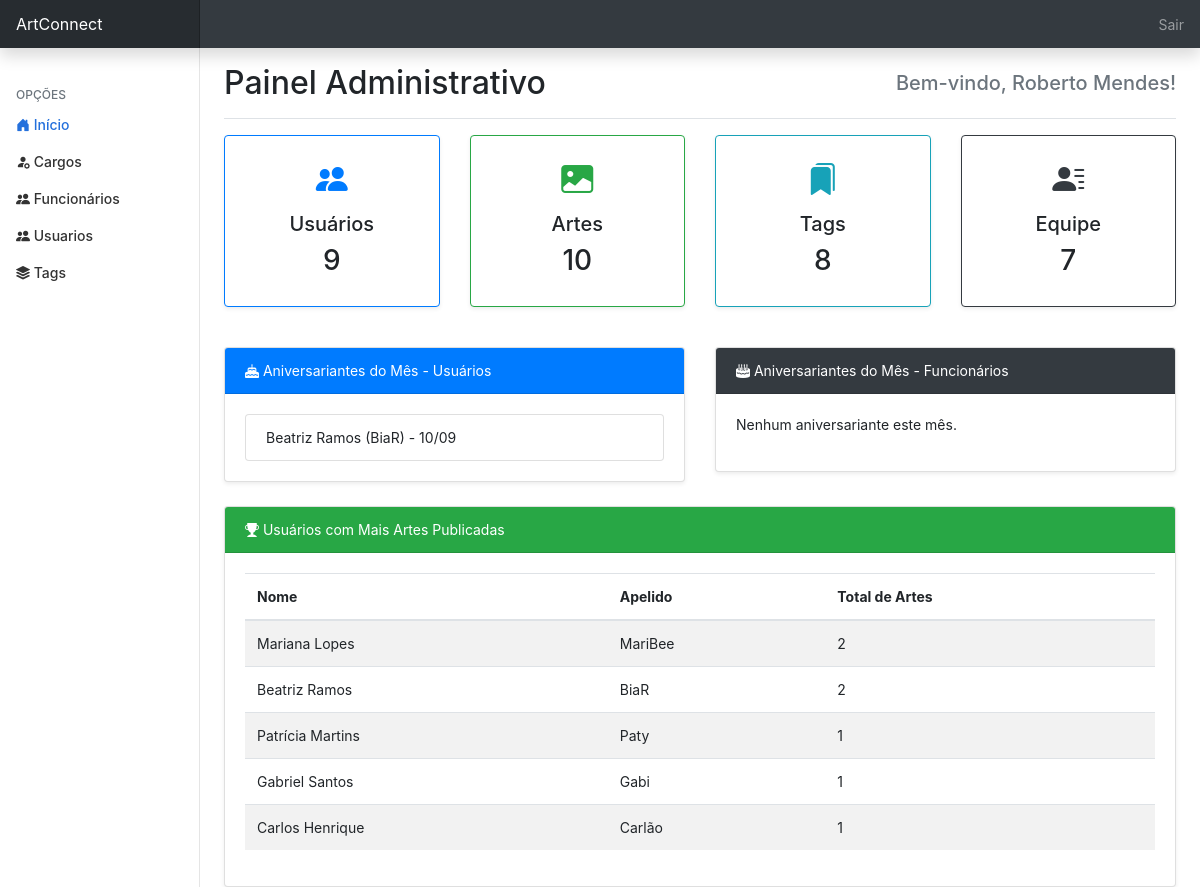
Page /admin/admin.php (signed in) on the committed database.
### tables this page shows
CREATE TABLE IF NOT EXISTS `usuarios` (
  `id` int(11) NOT NULL AUTO_INCREMENT,
  `nome` varchar(100) NOT NULL,
  `nome_social` varchar(100) DEFAULT NULL,
  `email` varchar(100) NOT NULL,
  `senha` varchar(255) NOT NULL,
  `tipo` bit(1) NOT NULL,
  `cpf` varchar(14) NOT NULL,
  `rg` varchar(20) DEFAULT NULL,
  `data_nascimento` date DEFAULT NULL,
  `foto` varchar(255) DEFAULT NULL,
  `status` bit(1) NOT NULL,
  `data_cadastro` datetime NOT NULL,
  `apelido` varchar(50) DEFAULT NULL,
  `sexo` char(1) DEFAULT NULL,
  `descricao` text DEFAULT NULL,
  `cidade` varchar(40) NOT NULL,
  `estado` char(2) NOT NULL,
  `rede_artista` int(11) DEFAULT NULL,
  PRIMARY KEY (`id`),
  UNIQUE KEY `unique_email` (`email`),
  UNIQUE KEY `unique_cpf` (`cpf`),
  KEY `fk_usuario_contato` (`rede_artista`)
);

### admin/admin.php (the view, shortened to what this page needs)
<?php
require_once '../conexao.php';
function contarRegistros($conexao, $tabela) {
    $sql = "SELECT COUNT(*) AS total FROM $tabela";
    $resultado = $conexao->query($sql);
    if ($resultado) {
        $linha = $resultado->fetch_assoc();
        return $linha['total'];
    }
    return 0;
}
$totalUsuarios = contarRegistros($conexao, "usuarios");
$totalArtes = contarRegistros($conexao, "artes");
$totalTags = contarRegistros($conexao, "tags");
$totalFuncionarios = contarRegistros($conexao, "funcionario");
$aniversariantesUsuarios = [];
$sql = "SELECT nome, apelido, data_nascimento
        FROM usuarios
        WHERE MONTH(data_nascimento) = MONTH(CURDATE())
        ORDER BY DAY(data_nascimento)";
$res = $conexao->query($sql);
if ($res) {
    while ($row = $res->fetch_assoc()) {
        $aniversariantesUsuarios[] = $row;
    }
}
$aniversariantesFuncionarios = [];
$topPublicadores = [];
$sql = "SELECT u.nome, u.apelido, COUNT(a.id) AS total_artes
        FROM usuarios u
        INNER JOIN artes a ON a.artista_id = u.id
        GROUP BY u.id
        ORDER BY total_artes DESC
        LIMIT 5";
$res = $conexao->query($sql);
if ($res) {
    while ($row = $res->fetch_assoc()) {
        $topPublicadores[] = $row;
    }
}
?>
<!doctype html>
<html lang="pt-br">
<head>
  <link rel="stylesheet" href="https://stackpath.bootstrapcdn.com/bootstrap/4.1.3/css/bootstrap.min.css">
  <link rel="stylesheet" href="https://cdn.jsdelivr.net/npm/bootstrap-icons@1.11.3/font/bootstrap-icons.min.css">
  <link href="../css/dashboard.css" rel="stylesheet">
</head>
<body>
<?php include 'topo.php'; ?>
<div class="container-fluid">
  <div class="row">
    <?php include 'navegacao.php'; ?>
    <main class="ml-auto col-lg-10 px-md-4">
      <div class="d-flex justify-content-between flex-wrap flex-md-nowrap align-items-center pt-3 pb-2 mb-3 border-bottom">
        <h1 class="h2">Painel Administrativo</h1>
        <h5 class="text-muted">Bem-vindo, <?php echo $_SESSION['NAME']; ?>!</h5>
      </div>
      <div class="row text-center">
        <div class="col-md-3 mb-3">
          <div class="card shadow-sm border-primary">
            <div class="card-body">
              <i class="bi bi-people-fill text-primary" style="font-size: 2rem;"></i>
              <h5 class="mt-2">Usuários</h5>
              <h3><?php echo $totalUsuarios; ?></h3>
            </div>
          </div>
        </div>
        <div class="col-md-3 mb-3">
          <div class="card shadow-sm border-success">
            <div class="card-body">
              <i class="bi bi-image-fill text-success" style="font-size: 2rem;"></i>
              <h5 class="mt-2">Artes</h5>
              <h3><?php echo $totalArtes; ?></h3>
            </div>
          </div>
        </div>
        <div class="col-md-3 mb-3">
          <div class="card shadow-sm border-info">
            <div class="card-body">
              <i class="bi bi-bookmarks-fill text-info" style="font-size: 2rem;"></i>
              <h5 class="mt-2">Tags</h5>
              <h3><?php echo $totalTags; ?></h3>
            </div>
          </div>
        </div>
        <div class="col-md-3 mb-3">
          <div class="card shadow-sm border-dark">
            <div class="card-body">
              <i class="bi bi-person-lines-fill text-dark" style="font-size: 2rem;"></i>
              <h5 class="mt-2">Equipe</h5>
              <h3><?php echo $totalFuncionarios; ?></h3>
            </div>
          </div>
        </div>
      </div>
      <div class="row mt-4">
        <div class="col-md-6">
          <div class="card shadow-sm">
            <div class="card-header bg-primary text-white">
              <i class="bi bi-cake-fill"></i> Aniversariantes do Mês - Usuários
            </div>
            <div class="card-body">
              <?php if (!empty($aniversariantesUsuarios)) { ?>
                <ul class="list-group">
                  <?php foreach ($aniversariantesUsuarios as $u) { ?>
                    <li class="list-group-item">
                      <?php echo $u['nome'] . " (" . $u['apelido'] . ") - " . date("d/m", strtotime($u['data_nascimento'])); ?>
                    </li>
                  <?php } ?>
                </ul>
              <?php } else { echo "<p>Nenhum aniversariante este mês.</p>"; } ?>
            </div>
          </div>
        </div>
        <div class="col-md-6">
          <div class="card shadow-sm">
            <div class="card-header bg-dark text-white">
              <i class="bi bi-cake2-fill"></i> Aniversariantes do Mês - Funcionários
            </div>
            <div class="card-body">
              <?php if (!empty($aniversariantesFuncionarios)) { ?>
                <ul class="list-group">
                  <?php foreach ($aniversariantesFuncionarios as $f) { ?>
                    <li class="list-group-item">
                      <?php echo $f['nome'] . " - " . $f['cargo'] . " - " . date("d/m", strtotime($f['data_nascimento'])); ?>
                    </li>
                  <?php } ?>
                </ul>
              <?php } else { echo "<p>Nenhum aniversariante este mês.</p>"; } ?>
            </div>
          </div>
        </div>
      </div>
      <div class="row mt-4">
        <div class="col-md-12">
          <div class="card shadow-sm">
            <div class="card-header bg-success text-white">
              <i class="bi bi-trophy-fill"></i> Usuários com Mais Artes Publicadas
            </div>
            <div class="card-body">
              <?php if (!empty($topPublicadores)) { ?>
                <table class="table table-striped">
                  <thead>
                    <tr>
                      <th>Nome</th>
                      <th>Apelido</th>
                      <th>Total de Artes</th>
                    </tr>
                  </thead>
                  <tbody>
                    <?php foreach ($topPublicadores as $t) { ?>
                      <tr>
                        <td><?php echo $t['nome']; ?></td>
                        <td><?php echo $t['apelido']; ?></td>
                        <td><?php echo $t['total_artes']; ?></td>
                      </tr>
                    <?php } ?>
                  </tbody>
                </table>
              <?php } else { echo "<p>Nenhum dado disponível.</p>"; } ?>
            </div>
          </div>
        </div>
      </div>
    </main>
  </div>
</div>
</body>
</html>

### css/dashboard.css (style rules this page uses)
body { font-size: .875rem; }

### rows in the picture
usuarios: nome "Beatriz Ramos", apelido "BiaR", data_nascimento "10/09"

### other values in the picture
$_SESSION['NAME'] "Roberto Mendes"
$totalUsuarios "9"
$totalArtes "10"
$totalTags "8"
$totalFuncionarios "7"
$t['nome'] "Mariana Lopes"
$t['apelido'] "MariBee"
$t['total_artes'] "2"
$t['nome'] "Beatriz Ramos"
$t['apelido'] "BiaR"
$t['nome'] "Patrícia Martins"
$t['apelido'] "Paty"
$t['total_artes'] "1"
$t['nome'] "Gabriel Santos"
$t['apelido'] "Gabi"
